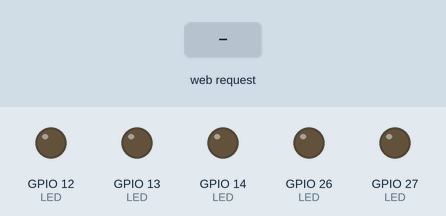
Simulated run of this sketch. Board: ESP32. On the bench: output pins drawn as LEDs (lit = HIGH). The test bench sets the inputs (shaded band). WiFi joins after 1.5 s; servers stay silent unless stated; what the sketch prints to the serial monitor is not drawn.

Above: at 2.7 s.
2.8 s: HTTP request GET /1/on received
At 3.5 s:
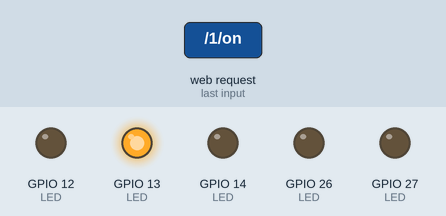
4.3 s: HTTP request GET /2/on received
At 4.6 s:
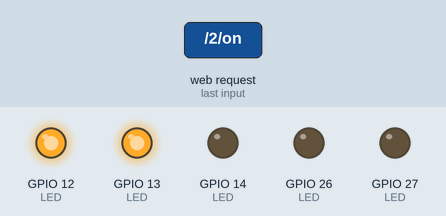
5.8 s: HTTP request GET /1/off received
At 7.0 s:
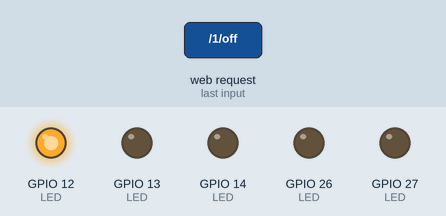
7.3 s: HTTP request GET /3/on received
At 8.1 s:
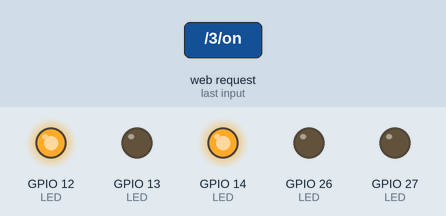
8.8 s: HTTP request GET /2/off received
At 9.3 s:
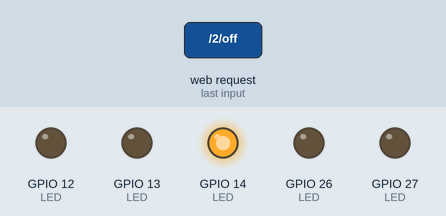
10.3 s: HTTP request GET /4/on received
At 11.6 s:
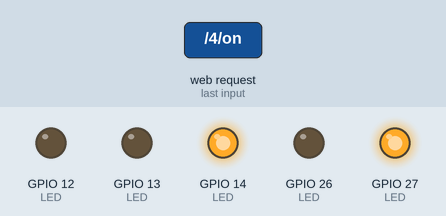
Timing chart, 0 to 12.8 s (numbered marks = the images above; inputs shaded):
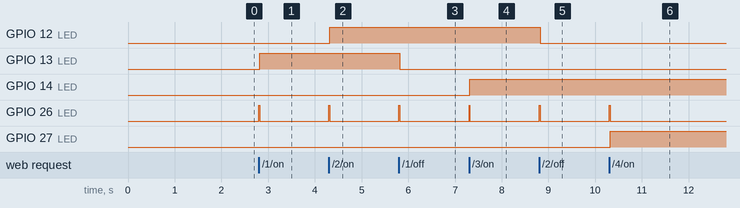

Measured:
- after the input at 2.8 s, GPIO 13 (LED): LOW → HIGH at once; GPIO 26 (LED): LOW → HIGH at once, → LOW 0.02 s later
- after the input at 4.3 s, GPIO 12 (LED): LOW → HIGH at once; GPIO 26 (LED): LOW → HIGH at once, → LOW 0.02 s later
- after the input at 5.8 s, GPIO 13 (LED): HIGH → LOW at once; GPIO 26 (LED): LOW → HIGH at once, → LOW 0.02 s later
- after the input at 7.3 s, GPIO 14 (LED): LOW → HIGH at once; GPIO 26 (LED): LOW → HIGH at once, → LOW 0.02 s later
- after the input at 8.8 s, GPIO 12 (LED): HIGH → LOW at once; GPIO 26 (LED): LOW → HIGH at once, → LOW 0.02 s later
- after the input at 10.3 s, GPIO 26 (LED): LOW → HIGH at once, → LOW 0.02 s later; GPIO 27 (LED): LOW → HIGH at once

The sketch:

Practica_12_Servidor_Web_WiFi_LEDs.ino
```cpp
// ==============================================================================
// Practica 12: Servidor Web en ESP32 para Control de LEDs por WiFi
// Practice 12: ESP32 HTTP Web Server for Wireless LED Control
//
// Descripcion / Description:
// [ES] Servidor web HTTP local alojado en el ESP32 (puerto 80) que entrega una pagina
//      web interactiva HTML/CSS para encender y apagar 4 LEDs fisicos de forma remota.
// [EN] Local HTTP web server hosted on the ESP32 (port 80) serving a responsive
//      HTML/CSS dashboard to wirelessly turn on and off 4 physical LEDs.
//
// ==============================================================================

#include <WiFi.h>

// ------------------------------------------------------------------------------
// Credenciales de Red WiFi / WiFi Credentials
// ------------------------------------------------------------------------------
const char* ssid = "YOUR_WIFI_SSID";
const char* password = "YOUR_WIFI_PASSWORD";

// Nombre de red del dispositivo / Device network name
String nom = "ESP32-WebServer";

// Inicializacion del servidor en puerto 80 / Web server on port 80
WiFiServer server(80);

// Variables de estado de los LEDs / LED State Variables
String output1State = "off";
String output2State = "off";
String output3State = "off";
String output4State = "off";

// Control de tiempo y timeout / Timeout & timing variables
unsigned long currentTime = millis();
unsigned long previousTime = 0;
const long timeoutTime = 2000;

// ------------------------------------------------------------------------------
// Configuracion Inicial / System Setup
// ------------------------------------------------------------------------------
void setup() {
  Serial.begin(9600);

  // Definicion de pines de salida / Output Pin Configuration
  pinMode(13, OUTPUT); // [ES] LED Rojo       / [EN] Red LED (GPIO 13)
  pinMode(12, OUTPUT); // [ES] LED Verde      / [EN] Green LED (GPIO 12)
  pinMode(14, OUTPUT); // [ES] LED Amarillo   / [EN] Yellow LED (GPIO 14)
  pinMode(27, OUTPUT); // [ES] LED Azul       / [EN] Blue LED (GPIO 27)
  pinMode(26, OUTPUT); // [ES] LED Monitoreo  / [EN] Connection Activity LED (GPIO 26)

  delay(10);

  // Conexion a la red WiFi / WiFi Connection Routine
  Serial.println();
  Serial.println("CONECTANDO A / CONNECTING TO: ");
  Serial.println(ssid);
  WiFi.begin(ssid, password);
  while (WiFi.status() != WL_CONNECTED) {
    delay(500);
    Serial.print(".");
  }
  Serial.println("");
  Serial.println("WiFi CONECTADO / CONNECTED.");
  Serial.println("DIRECCION IP LOCAL / LOCAL IP: ");
  Serial.println(WiFi.localIP());

  // Iniciar servidor web / Start HTTP Server
  server.begin();
}

// ------------------------------------------------------------------------------
// Bucle Principal / Main Loop (Manejo de Clientes HTTP)
// ------------------------------------------------------------------------------
void loop() {
  WiFiClient client = server.available(); // Escuchar clientes entrantes / Listen for clients

  if (client) {
    currentTime = millis();
    previousTime = currentTime;
    Serial.println("NUEVO CLIENTE / NEW CLIENT CONNECTED");
    digitalWrite(26, HIGH); // LED de actividad / Activity LED ON

    String header = "";
    String currentLine = "";

    while (client.connected() && currentTime - previousTime <= timeoutTime) {
      currentTime = millis();

      if (client.available()) {
        char c = client.read();
        Serial.write(c);
        header += c;

        if (c == '\n') {
          if (currentLine.length() == 0) {
            // [ES] Encabezado de respuesta HTTP / [EN] HTTP Response Header
            client.println("HTTP/1.1 200 OK");
            client.println("Content-type:text/html");
            client.println();

            // [ES] Decodificacion de solicitudes GET para conmutacion de LEDs
            // [EN] Decode GET requests to toggle physical LED outputs
            if (header.indexOf("GET /1/on") >= 0) {
              output1State = "on";
              digitalWrite(13, HIGH);
            } else if (header.indexOf("GET /1/off") >= 0) {
              output1State = "off";
              digitalWrite(13, LOW);
            } else if (header.indexOf("GET /2/on") >= 0) {
              output2State = "on";
              digitalWrite(12, HIGH);
            } else if (header.indexOf("GET /2/off") >= 0) {
              output2State = "off";
              digitalWrite(12, LOW);
            } else if (header.indexOf("GET /3/on") >= 0) {
              output3State = "on";
              digitalWrite(14, HIGH);
            } else if (header.indexOf("GET /3/off") >= 0) {
              output3State = "off";
              digitalWrite(14, LOW);
            } else if (header.indexOf("GET /4/on") >= 0) {
              output4State = "on";
              digitalWrite(27, HIGH);
            } else if (header.indexOf("GET /4/off") >= 0) {
              output4State = "off";
              digitalWrite(27, LOW);
            }

            // [ES] Generacion de interfaz web HTML/CSS
            // [EN] HTML/CSS Web Dashboard Generation
            client.println("<!DOCTYPE html>");
            client.println("<html lang=\"es\">");
            client.println("<head>");
            client.println("    <meta charset=\"UTF-8\">");
            client.println("    <meta name=\"viewport\" content=\"width=device-width, initial-scale=1.0\">");
            client.println("    <title>ESP32 Control de LEDs / LED Control</title>");
            client.println("    <style>");
            client.println("        body {");
            client.println("            margin: 0;");
            client.println("            padding: 0;");
            client.println("            height: 100vh;");
            client.println("            background: url('https://viveloensaltillo.com/wp-content/uploads/2018/08/1254x851tecsaltillo1-768x521.jpg') no-repeat center center;");
            client.println("            background-size: cover;");
            client.println("            color: white;");
            client.println("            font-family: Arial, sans-serif;");
            client.println("        }");
            client.println("        .top-left {");
            client.println("            position: absolute;");
            client.println("            top: 10px;");
            client.println("            left: 15px;");
            client.println("            color: maroon;");
            client.println("            font-size: 24px;");
            client.println("            font-weight: bold;");
            client.println("        }");
            client.println("        .department {");
            client.println("            position: absolute;");
            client.println("            top: 12%;");
            client.println("            left: 50%;");
            client.println("            transform: translate(-50%, -50%);");
            client.println("            color: white;");
            client.println("            font-size: 24px;");
            client.println("            font-weight: bold;");
            client.println("            text-transform: uppercase;");
            client.println("        }");
            client.println("        .center-top {");
            client.println("            position: absolute;");
            client.println("            top: 18%;");
            client.println("            left: 50%;");
            client.println("            transform: translate(-50%, -50%);");
            client.println("            color: white;");
            client.println("            font-size: 28px;");
            client.println("            font-weight: bold;");
            client.println("        }");
            client.println("        .below-center-top {");
            client.println("            position: absolute;");
            client.println("            top: 22%;");
            client.println("            left: 50%;");
            client.println("            transform: translate(-50%, -50%);");
            client.println("            color: green;");
            client.println("            font-size: 20px;");
            client.println("            font-weight: bold;");
            client.println("        }");
            client.println("        .bottom-right {");
            client.println("            position: absolute;");
            client.println("            bottom: 10px;");
            client.println("            right: 15px;");
            client.println("            text-align: right;");
            client.println("            color: white;");
            client.println("            font-size: 16px;");
            client.println("        }");
            client.println("        .top-right {");
            client.println("            position: absolute;");
            client.println("            top: 10px;");
            client.println("            right: 15px;");
            client.println("            color: blue;");
            client.println("            font-size: 18px;");
            client.println("            font-weight: bold;");
            client.println("            text-align: right;");
            client.println("        }");
            client.println("        .led-status {");
            client.println("            position: absolute;");
            client.println("            top: 25%;");
            client.println("            left: 50%;");
            client.println("            transform: translate(-50%, -50%);");
            client.println("            color: white;");
            client.println("            font-size: 20px;");
            client.println("            font-weight: bold;");
            client.println("        }");
            client.println("        .led-buttons {");
            client.println("            position: absolute;");
            client.println("            top: 50%;");
            client.println("            left: 50%;");
            client.println("            transform: translate(-50%, -50%);");
            client.println("            width: 100%;");
            client.println("            display: flex;");
            client.println("            flex-direction: column;");
            client.println("            align-items: center;");
            client.println("        }");
            client.println("        .led-button {");
            client.println("            padding: 10px 20px;");
            client.println("            font-size: 16px;");
            client.println("            background-color: #9E1B32;");
            client.println("            color: white;");
            client.println("            border: none;");
            client.println("            cursor: pointer;");
            client.println("            border-radius: 5px;");
            client.println("            transition: background-color 0.3s;");
            client.println("            margin: 5px;");
            client.println("        }");
            client.println("        .led-button:hover {");
            client.println("            background-color: darkgray;");
            client.println("        }");
            client.println("        .button-row {");
            client.println("            display: flex;");
            client.println("            justify-content: center;");
            client.println("            margin-bottom: 10px;");
            client.println("        }");
            client.println("    </style>");
            client.println("</head>");
            client.println("<body>");
            client.println("    <div class=\"top-left\">Instituto Tecnologico de Saltillo</div>");
            client.println("    <div class=\"department\">Departamento de Electrónica</div>");
            client.println("    <div class=\"center-top\">Microcontroladores</div>");
            client.println("    <div class=\"below-center-top\">Nombre del Maestro: Ing. Huitzilihuitl Saldaña Mora</div>");
            client.println("    <div class=\"bottom-right\">Microcontroladores - ESP32</div>");
            client.println("    <div class=\"top-right\">Practica 12: ESP32 Servidor Web</div>");
            client.println("    <div class=\"led-status\">LED 1: " + output1State + " | LED 2: " + output2State + " | LED 3: " + output3State + " | LED 4: " + output4State + "</div>");

            client.println("    <div class=\"led-buttons\">");

            // Botones LED 1 (Rojo)
            client.println("        <div class=\"button-row\">");
            client.println("            <button class=\"led-button\" onclick=\"location.href='/1/on'\">Encender LED 1 (On)</button>");
            client.println("            <button class=\"led-button\" onclick=\"location.href='/1/off'\">Apagar LED 1 (Off)</button>");
            client.println("        </div>");

            // Botones LED 2 (Verde)
            client.println("        <div class=\"button-row\">");
            client.println("            <button class=\"led-button\" onclick=\"location.href='/2/on'\">Encender LED 2 (On)</button>");
            client.println("            <button class=\"led-button\" onclick=\"location.href='/2/off'\">Apagar LED 2 (Off)</button>");
            client.println("        </div>");

            // Botones LED 3 (Amarillo)
            client.println("        <div class=\"button-row\">");
            client.println("            <button class=\"led-button\" onclick=\"location.href='/3/on'\">Encender LED 3 (On)</button>");
            client.println("            <button class=\"led-button\" onclick=\"location.href='/3/off'\">Apagar LED 3 (Off)</button>");
            client.println("        </div>");

            // Botones LED 4 (Azul)
            client.println("        <div class=\"button-row\">");
            client.println("            <button class=\"led-button\" onclick=\"location.href='/4/on'\">Encender LED 4 (On)</button>");
            client.println("            <button class=\"led-button\" onclick=\"location.href='/4/off'\">Apagar LED 4 (Off)</button>");
            client.println("        </div>");

            client.println("    </div>");
            client.println("</body>");
            client.println("</html>");
            client.println();
            break;
          } else {
            currentLine = "";
          }
        } else if (c != '\r') {
          currentLine += c;
        }
      }
    }
    client.stop();
    digitalWrite(26, LOW); // Apagar LED indicador / Activity LED OFF
    Serial.println("Cliente desconectado / Client disconnected");
  }
}
```
